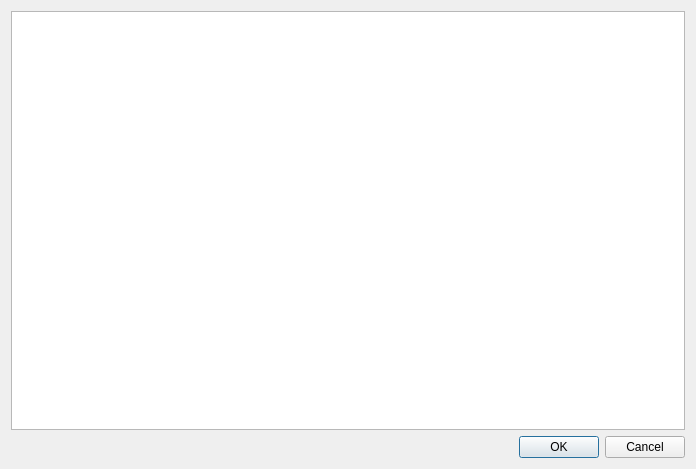
<?xml version="1.0" encoding="UTF-8"?>
<ui version="4.0">
 <class>dlg_importar</class>
 <widget class="QDialog" name="dlg_importar">
  <property name="geometry">
   <rect>
    <x>0</x>
    <y>0</y>
    <width>696</width>
    <height>469</height>
   </rect>
  </property>
  <property name="windowTitle">
   <string>Dialog</string>
  </property>
  <layout class="QVBoxLayout" name="verticalLayout">
   <item>
    <widget class="QTableWidget" name="tw_datos"/>
   </item>
   <item>
    <widget class="QDialogButtonBox" name="bbox_aceptarCancelar">
     <property name="orientation">
      <enum>Qt::Horizontal</enum>
     </property>
     <property name="standardButtons">
      <set>QDialogButtonBox::Cancel|QDialogButtonBox::Ok</set>
     </property>
    </widget>
   </item>
  </layout>
 </widget>
 <resources/>
 <connections>
  <connection>
   <sender>bbox_aceptarCancelar</sender>
   <signal>accepted()</signal>
   <receiver>dlg_importar</receiver>
   <slot>accept()</slot>
   <hints>
    <hint type="sourcelabel">
     <x>259</x>
     <y>457</y>
    </hint>
    <hint type="destinationlabel">
     <x>157</x>
     <y>274</y>
    </hint>
   </hints>
  </connection>
  <connection>
   <sender>bbox_aceptarCancelar</sender>
   <signal>rejected()</signal>
   <receiver>dlg_importar</receiver>
   <slot>reject()</slot>
   <hints>
    <hint type="sourcelabel">
     <x>327</x>
     <y>457</y>
    </hint>
    <hint type="destinationlabel">
     <x>286</x>
     <y>274</y>
    </hint>
   </hints>
  </connection>
 </connections>
</ui>
